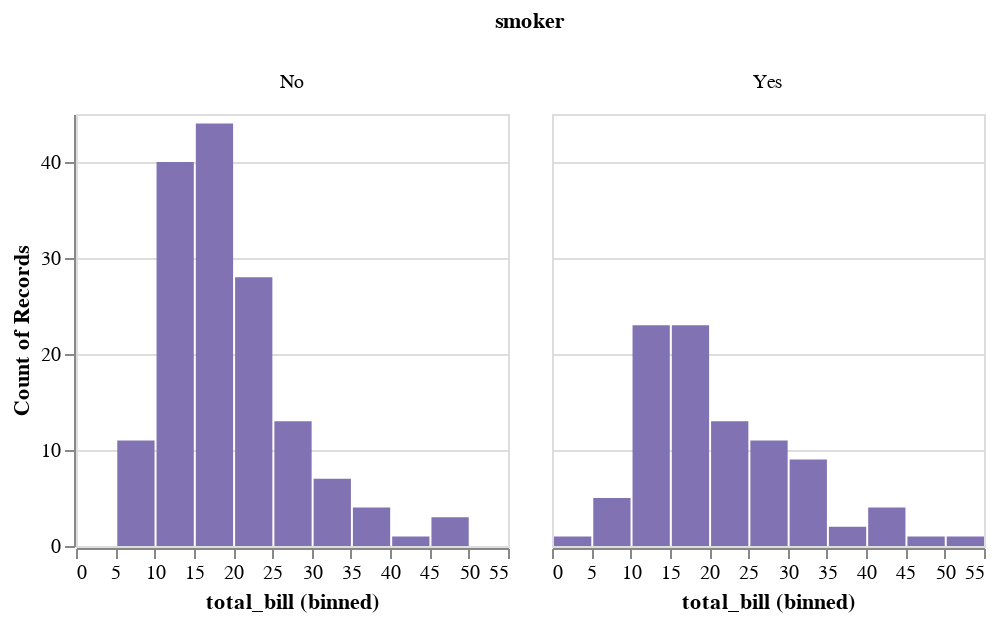

The code cell stored with this chart in its notebook:
### Code cell
c = salt.FacetGrid(tips, col="smoker")
display(c.map_dataframe(palt.hist, "total_bill", color="m"))

g = sns.FacetGrid(tips, col="smoker", col_order=["Yes", "No"])
g = g.map(plt.hist, "total_bill", bins=bins, color="m")

### Figure 1 — Vega-Lite specification as saved in the notebook (floating-point values rounded to 4 significant figures; data arrays with more than 128 entries replaced by an {"elided": "..."} marker saying what was removed)
{"$schema": "https://vega.github.io/schema/vega-lite/v2.4.1.json", "config": {"range": {"category": ["rgba(76,114,176,1)", "rgba(221,132,82,1)", "rgba(85,168,104,1)", "rgba(196,78,82,1)", "rgba(129,114,179,1)", "rgba(147,120,96,1)", "rgba(218,139,195,1)", "rgba(140,140,140,1)", "rgba(204,185,116,1)", "rgba(100,181,205,1)"]}, "view": {"height": 300, "width": 400}}, "data": {"values": {"elided": "244 records"}}, "facet": {"column": {"field": "smoker", "type": "nominal"}}, "spec": {"encoding": {"color": {"value": "rgba(129,114,179,1)"}, "x": {"bin": true, "field": "total_bill", "type": "quantitative"}, "y": {"aggregate": "count", "type": "quantitative"}}, "height": 216, "mark": "bar", "width": 216}}
